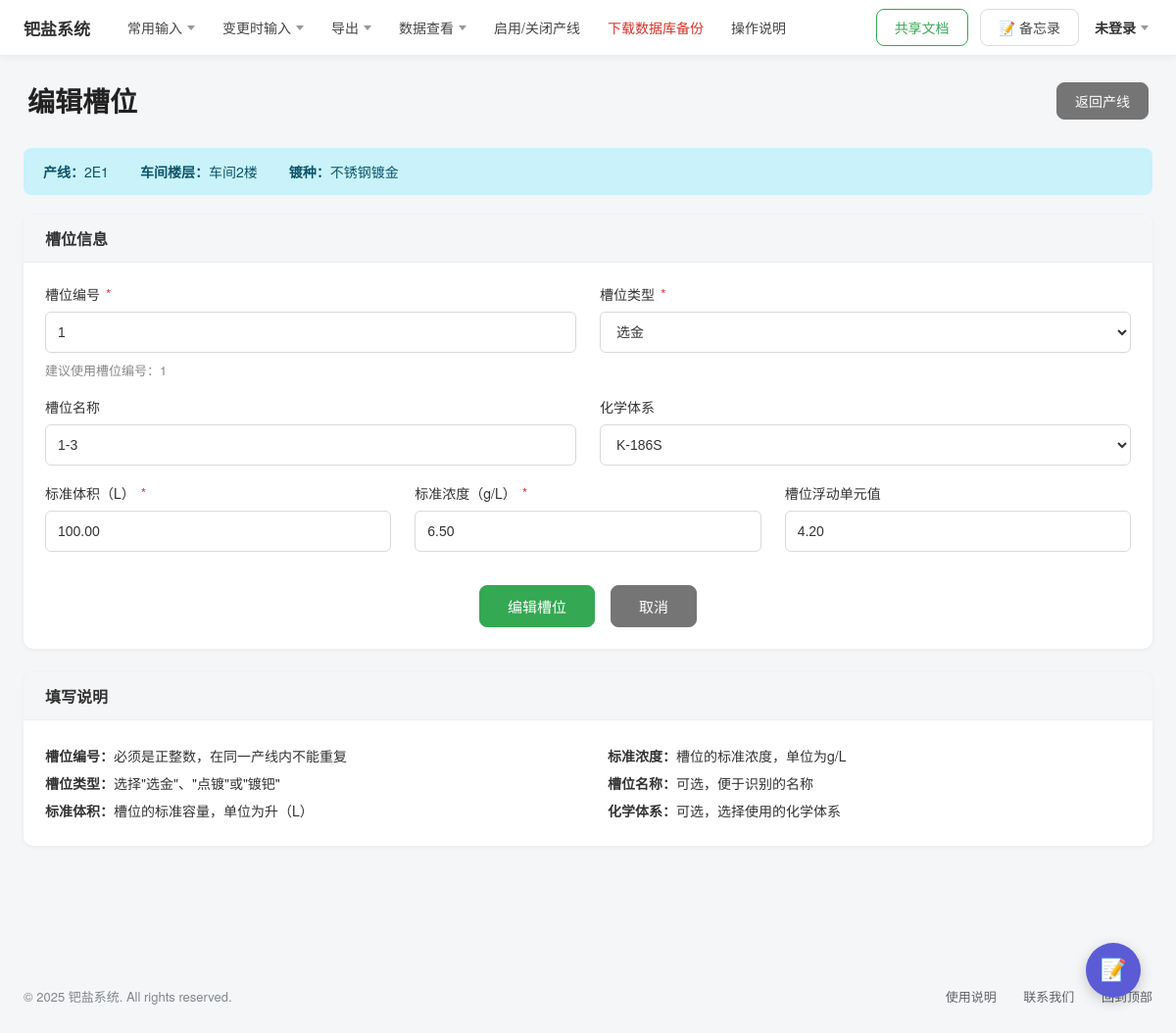
Screenshot of /lines/10/slots/1/edit/ with the database file from the repository.
### palladium/models.py (models this page shows, shortened)
class ProductionLine(models.Model):
    name = models.CharField('产线名称', max_length=50)
    line_no = models.CharField('产线编号', max_length=50, blank=True, default='')
    floor = models.CharField('车间楼层', max_length=20, blank=True, default='')
    plating_type = models.ForeignKey(
        PlatingType, on_delete=models.SET_NULL,
        null=True, blank=True, related_name='lines', verbose_name='镀种',
    )
    is_active = models.BooleanField('是否启用', default=True)
    sort_order = models.IntegerField('排序', default=0)
    created_by = models.ForeignKey(
        settings.AUTH_USER_MODEL, on_delete=models.SET_NULL,
        null=True, blank=True, related_name='production_lines', verbose_name='创建人',
    )
    created_at = models.DateTimeField('创建时间', auto_now_add=True)
    class Meta:
        ordering = ['sort_order', 'id']
        verbose_name = '产线'
        verbose_name_plural = '产线'

class PlatingType(models.Model):
    name = models.CharField('镀种名称', max_length=50, unique=True)
    created_at = models.DateTimeField('创建时间', auto_now_add=True)
    class Meta:
        ordering = ['name']
        verbose_name = '镀种'
        verbose_name_plural = '镀种'

class Slot(models.Model):
    line = models.ForeignKey(
        ProductionLine, on_delete=models.CASCADE,
        related_name='slots', verbose_name='产线',
    )
    sort_order = models.IntegerField('槽位顺序', default=0)
    slot_no = models.PositiveIntegerField('槽位编号', default=1)
    slot_type = models.CharField('槽位类型', max_length=50)
    name = models.CharField('槽位名称', max_length=100, blank=True, default='')
    chemical_system = models.ForeignKey(
        ChemicalSystem, on_delete=models.SET_NULL,
        null=True, blank=True, related_name='slots', verbose_name='化学体系',
    )
    std_volume = models.CharField('标准体积(L)', max_length=50, blank=True, default='')
    std_concentration = models.CharField('标准浓度(g/L)', max_length=50, blank=True, default='')
    float_value = models.CharField('槽位浮动单元值', max_length=50, blank=True, default='')
    control_value = models.CharField('管控中心值', max_length=50, blank=True, default='')
    created_by = models.ForeignKey(
        settings.AUTH_USER_MODEL, on_delete=models.SET_NULL,
        null=True, blank=True, related_name='slots', verbose_name='创建人',
    )
    class Meta:
        ordering = ['sort_order', 'id']
        verbose_name = '槽位'
        verbose_name_plural = '槽位'
        unique_together = [('line', 'slot_no')]

class ChemicalSystem(models.Model):
    name = models.CharField('药水系统名称', max_length=100, unique=True)
    created_at = models.DateTimeField('创建时间', auto_now_add=True)
    class Meta:
        ordering = ['name']
        verbose_name = '药水系统'
        verbose_name_plural = '药水系统'

### palladium/views.py (the view, shortened to what this page needs)
# urls.py: path('lines/<int:pk>/slots/<int:slot_pk>/edit/', views.slot_edit, name='slot_edit'),
def slot_edit(request, pk, slot_pk):
    line = get_object_or_404(ProductionLine, pk=pk)
    slot = get_object_or_404(Slot, pk=slot_pk, line=line)
    return render(request, 'palladium/slot_form.html', _slot_form_context(line, slot))

### palladium/views.py (called while the page is built)
def _slot_form_context(line, slot=None):
    next_no = 1
    if not slot:
        last = line.slots.order_by('-slot_no').first()
        next_no = (last.slot_no + 1) if last else 1
    return {
        'page_title': '添加槽位' if not slot else '编辑槽位',
        'line': line,
        'slot': slot,
        'suggested_no': next_no,
        'slot_types': SLOT_TYPES,
        'chemical_systems': ChemicalSystem.objects.all(),
    }

### templates/palladium/slot_form.html (shortened to what this page needs)
{% extends 'base.html' %}
{% load static %}
{% block extra_css %}
<link rel="stylesheet" href="{% static 'css/page-form.css' %}">
{% endblock %}
{% block page_body %}
<div class="edit-header">
    <h1>{{ page_title }}</h1>
    <a class="btn btn-gray" href="{% url 'palladium:line_list' %}">返回产线</a>
</div>
<main class="content form-page">
    <div class="info-bar">
        <span><strong>产线：</strong>{{ line.name }}</span>
        <span><strong>车间楼层：</strong>{{ line.floor|default:'—' }}</span>
        <span><strong>镀种：</strong>{{ line.plating_type.name|default:'—' }}</span>
    </div>
    <form method="post" id="slotForm" novalidate>
        <section class="form-card">
            <div class="form-card-header"><h2>槽位信息</h2></div>
            <div class="form-card-body">
                <div class="field-row cols-2">
                    <div class="form-item">
                        <label>槽位编号 <span class="req">*</span></label>
                        <input type="text" name="slot_no" id="id_slot_no"
                               value="{{ slot.slot_no|default:'' }}" placeholder="{{ suggested_no }}">
                        <div class="hint">建议使用槽位编号：{{ suggested_no }}</div>
                    </div>
                    <div class="form-item">
                        <label>槽位类型 <span class="req">*</span></label>
                        <select name="slot_type">
                            {% for st in slot_types %}
                            <option value="{{ st }}" {% if slot.slot_type == st %}selected{% endif %}>{{ st }}</option>
                            {% endfor %}
                        </select>
                    </div>
                </div>
                <div class="field-row cols-2">
                    <div class="form-item">
                        <label>槽位名称</label>
                        <input type="text" name="name" value="{{ slot.name|default:'' }}"
                               placeholder="例如：选金槽1、点镀槽A等" maxlength="100">
                    </div>
                    <div class="form-item">
                        <label>化学体系</label>
                        <select name="chemical_system">
                            {% for cs in chemical_systems %}
                            <option value="{{ cs.id }}" {% if slot.chemical_system_id == cs.id %}selected{% endif %}>{{ cs.name }}</option>
                            {% endfor %}
                        </select>
                    </div>
                </div>
                <div class="field-row cols-3">
                    <div class="form-item">
                        <label>标准体积（L） <span class="req">*</span></label>
                        <input type="text" name="std_volume" value="{{ slot.std_volume|default:'' }}" placeholder="例如：100.00">
                    </div>
                    <div class="form-item">
                        <label>标准浓度（g/L） <span class="req">*</span></label>
                        <input type="text" name="std_concentration" value="{{ slot.std_concentration|default:'' }}" placeholder="例如：2.500">
                    </div>
                    <div class="form-item">
                        <label>槽位浮动单元值</label>
                        <input type="text" name="float_value" value="{{ slot.float_value|default:'' }}" placeholder="例如：4.80">
                    </div>
                </div>
                <div class="center-actions" style="margin:16px 0 0;">
                    <button type="submit" class="btn btn-green btn-lg">{{ page_title }}</button>
                    <a href="{% url 'palladium:line_edit' line.id %}" class="btn btn-gray btn-lg">取消</a>
                </div>
            </div>
        </section>
        <section class="form-card">
            <div class="form-card-header"><h2>填写说明</h2></div>
            <div class="form-card-body help-grid">
                <div>
                    <p><strong>槽位编号：</strong>必须是正整数，在同一产线内不能重复</p>
                    <p><strong>槽位类型：</strong>选择"选金"、"点镀"或"镀钯"</p>
                    <p><strong>标准体积：</strong>槽位的标准容量，单位为升（L）</p>
                </div>
                <div>
                    <p><strong>标准浓度：</strong>槽位的标准浓度，单位为g/L</p>
                    <p><strong>槽位名称：</strong>可选，便于识别的名称</p>
                    <p><strong>化学体系：</strong>可选，选择使用的化学体系</p>
                </div>
            </div>
        </section>
    </form>
</main>
{% endblock %}

### static/css/base.css (style rules this page uses)
* { margin: 0; padding: 0; box-sizing: border-box; }
body { font-family: "Microsoft YaHei", "PingFang SC", "Helvetica Neue", Arial, sans-serif; font-size: 14px; color: #333; background: #f5f6f8; }
a { text-decoration: none; color: inherit; }
.btn { display: inline-flex; align-items: center; justify-content: center; padding: 8px 18px; border: 1px solid #dadce0; border-radius: 8px; background: #fff; font-size: 14px; cursor: pointer; transition: all 0.15s; }
.content { max-width: 1500px; margin: 0 auto; padding: 32px 24px 60px; }

### static/css/page-form.css (style rules this page uses)
.form-page { padding-top: 24px; max-width: 1500px; margin: 0 auto; }
.form-card { background: #fff; border-radius: 10px; box-shadow: 0 1px 4px rgba(0, 0, 0, 0.06); margin-bottom: 24px; overflow: hidden; }
.form-card-header { display: flex; align-items: center; justify-content: space-between; background: #f5f6f8; border-bottom: 1px solid #eceef1; padding: 12px 22px; }
.form-card-header h2 { font-size: 16px; font-weight: 600; color: #333; }
.form-card-body { padding: 22px; }
.field-row { display: grid; gap: 24px; }
.field-row.cols-2 { grid-template-columns: repeat(2, 1fr); }
.field-row.cols-3 { grid-template-columns: repeat(3, 1fr); }
.form-item { margin-bottom: 18px; }
.form-item label { display: block; margin-bottom: 8px; font-weight: 500; color: #333; }
.req { color: #e53935; margin-left: 2px; }
.form-item input[type="text"], .form-item input[type="date"], .form-item select { width: 100%; height: 42px; padding: 0 12px; border: 1px solid #d9d9d9; border-radius: 6px; font-size: 14px; outline: none; background: #fff; transition: border-color 0.15s, box-shadow 0.15s; color: #333; }
.form-item input::placeholder { color: #b0b4b8; }
.btn-green { background: #34a853; border-color: #34a853; color: #fff; }
.btn-gray { background: #757575; border-color: #757575; color: #fff; }
.btn-lg { padding: 10px 28px; font-size: 15px; }
.edit-header { display: flex; align-items: center; justify-content: space-between; padding: 26px 28px 4px; }
.edit-header h1 { font-size: 28px; font-weight: 700; color: #222; }
.center-actions { display: flex; justify-content: center; gap: 16px; margin: 30px 0 10px; }
.info-bar { background: #c9f2fb; border-radius: 8px; padding: 14px 20px; margin-bottom: 20px; display: flex; gap: 32px; font-size: 14px; color: #0c5468; }
.help-grid { display: grid; grid-template-columns: 1fr 1fr; gap: 8px 40px; font-size: 14px; line-height: 2; }
.hint { color: #888; font-size: 13px; margin-top: 8px; }

### rows the page displays
ProductionLine: name "2E1", floor "车间2楼", plating_type.name "不锈钢镀金"
Slot: slot_no "1", slot_type "选金", name "1-3", chemical_system "K-186S", std_volume "100.00", std_concentration "6.50", float_value "4.20"

### other values shown
{{ page_title }} "编辑槽位"
{{ suggested_no }} "1"
